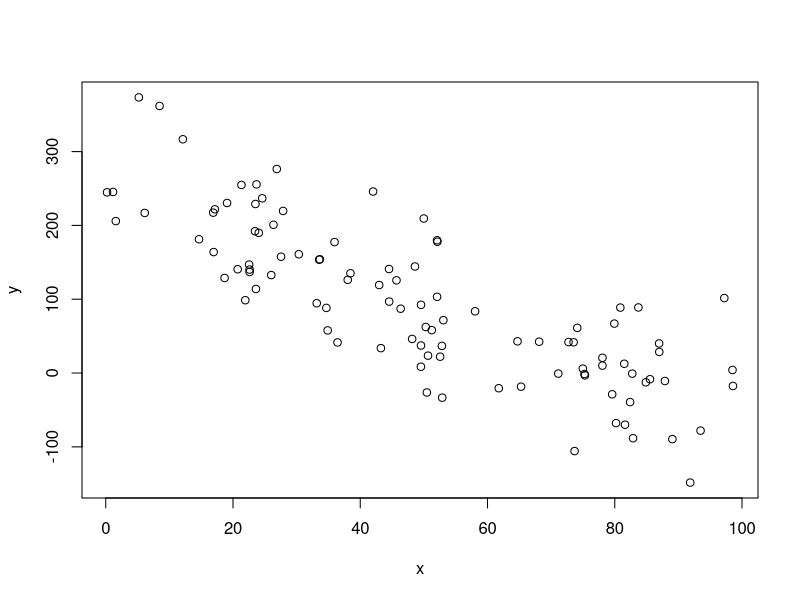
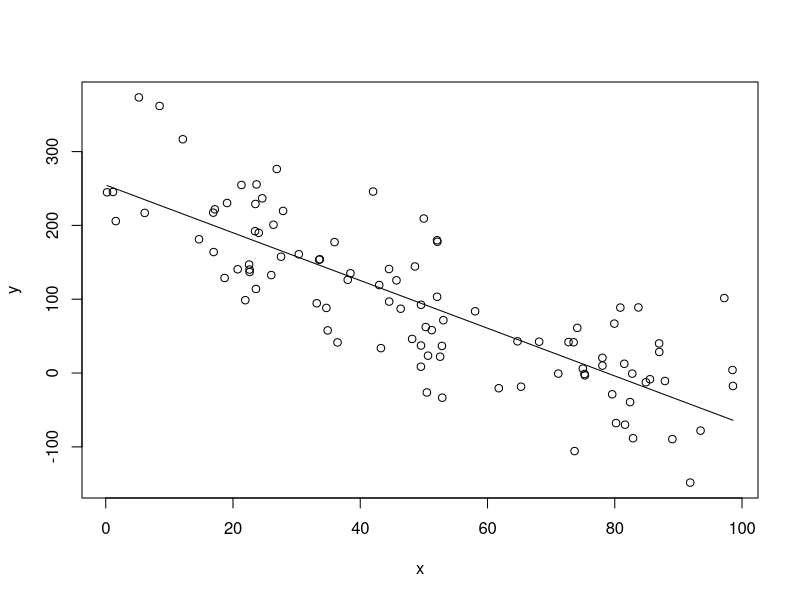
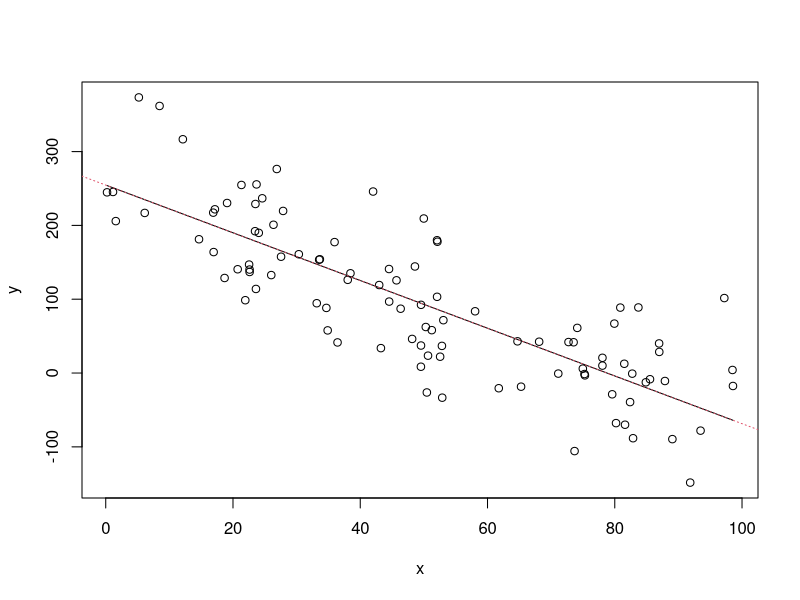

Write R code to recreate these figures, in order.
## ---- chunk 1
knitr::opts_chunk$set(echo = TRUE)
## ---- chunk 2

L <- function(x,y){ x^2 - 6*x + y^2 - 10*y + 30 }
grad_L <- function(x,y){ c(2*x-6, 2*y-10) } 
gamma <- 0.1
iteration <- 0
xy <- c(100,-100)    # starting values of x and y
numsteps <- 100

for( i in 0:numsteps){
    
    print( 
      paste0("iteration ", iteration, 
             "  x=", round( xy[1], 5 ), 
             "  y=", round( xy[2], 5 ), 
             "  L(x,y)=", round( L(xy[1],xy[2]), 5),
             "  gradient.L(x,y)=", paste(   round( grad_L(xy[1],xy[2]), 5 ), collapse="," )  ) 
    )
    
    iteration <- iteration + 1
    xy <- xy - gamma * grad_L( x = xy[1],     # update our point 
                             y = xy[2]
                            ) 
}


## ---- chunk 3

set.seed(8020) 

x <- runif( n=100, 0, 100)
y <- 50 - 3*x + rnorm(100, 0, 70) + 200

plot( y ~ x )

## ---- chunk 4

# the starting parameters
params <- list( b0=350, b1=-1 ) 

# define the cost function:
L <- function( x,y,params ){ 
  
      y_hat <- params$b0 + params$b1*x
      
      L <- sum( 
                (y-y_hat)^2 
      )
      
      return( L )
      }

# define the gradient of the cost function:
grad_L <- function( x,y,params){ 
  
  c(  sum(   -2*(y - params$b0 - params$b1*x)     ),   # derivative in terms of beta_0
      sum( -2*x*(y - params$b0 - params$b1*x)     )    # derivative in terms of beta_1
    )
  }

gamma <- 0.000002      # define learning rate
iteration <- 0         # starting step/iteration number
numsteps <- 1e5L       # specify number of steps

for( i in 0:numsteps){
    
    if( i%%1000 == 0 ){          # print every 1000th interation/step: 
         print( 
           paste0("iteration ", iteration, 
                  "  intercept=", round( params$b0, 5 ), 
                  "  slope=", round( params$b1, 5 ), 
                  "  L(b0,b1)=", round( L(x,y,params), 5),
                  "  grad.L(b0,b1)=", paste(   round( grad_L(x,y,params), 5 ), collapse="," )  ) 
         ) 
    }
    
    iteration <- iteration + 1
    
    # update our parameter estimates:
    next_point <- c(params$b0, params$b1) - gamma * grad_L(x,y,params)     
    params$b0 <- next_point[1]
    params$b1 <- next_point[2]
                              
}

## ---- chunk 5
params$b0  # intercept 
params$b1  # slope
## ---- chunk 6
coef( lm( y ~ x) )
## ---- chunk 7

fitvals <- params$b0 + params$b1*x
plot( y ~ x )
lines( fitvals ~ x )

## ---- chunk 8
plot( y ~ x )
lines( fitvals ~ x )
abline( lm(y~x), col=2, lty = 3 )
